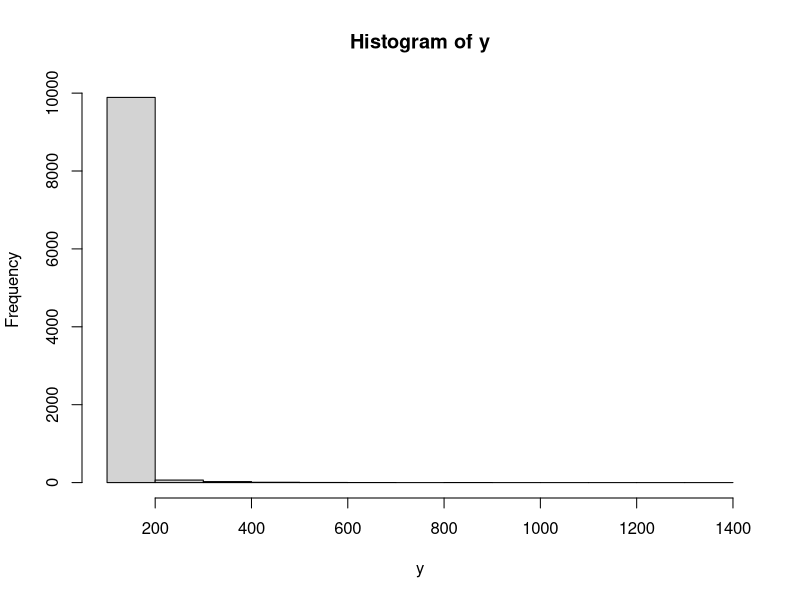
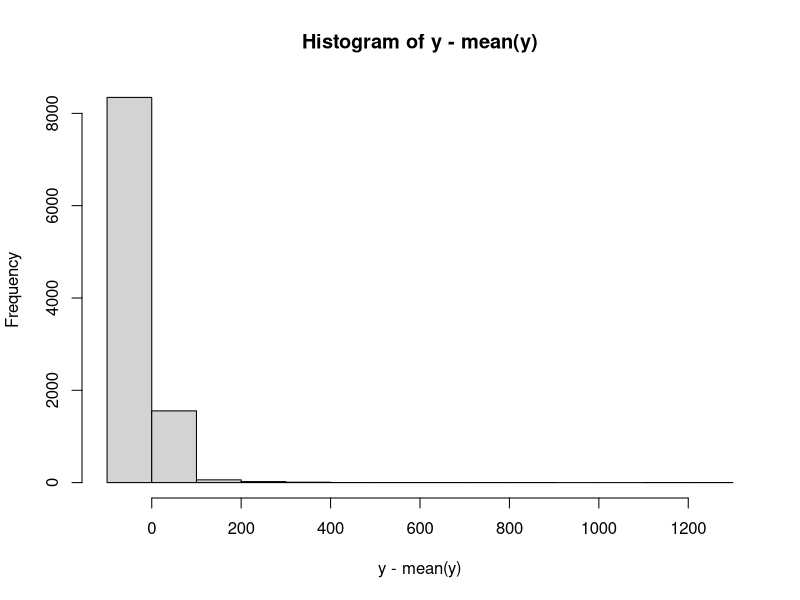
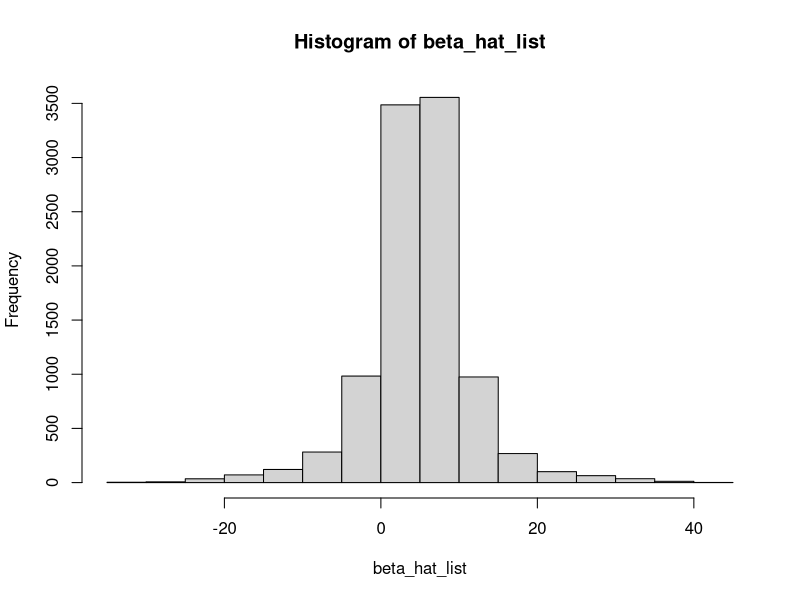
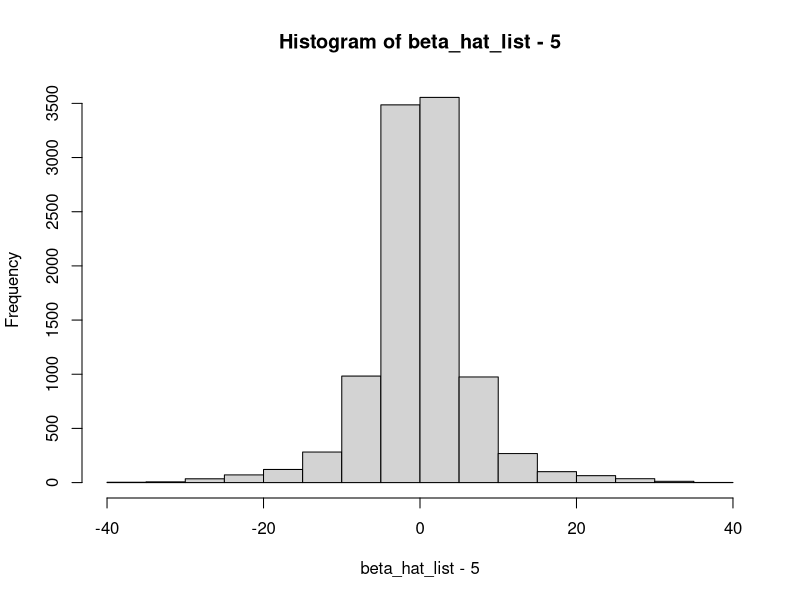
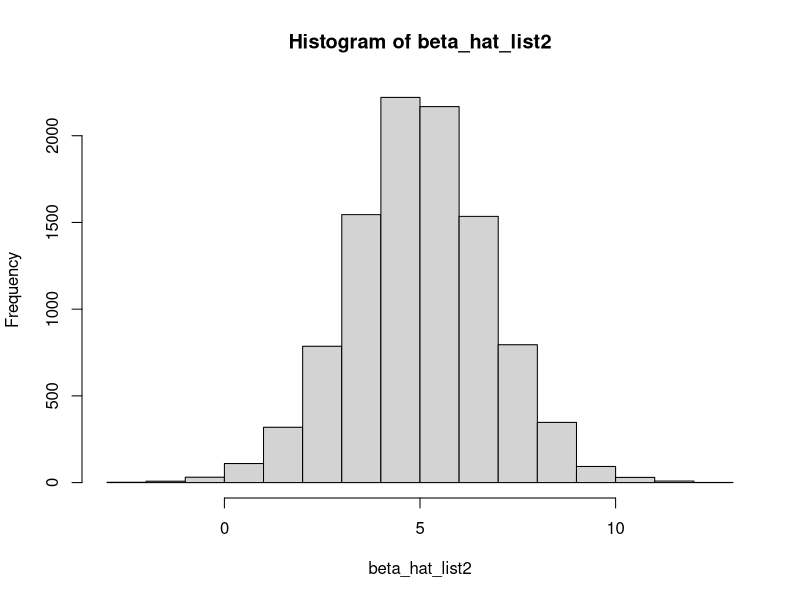
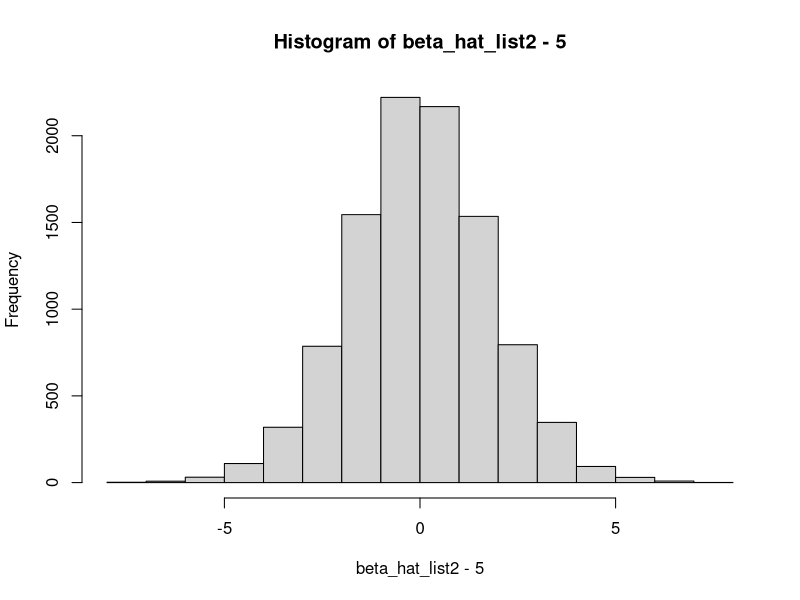

These charts were generated, in order, by the following R code:
## ---- chunk 1
#Q1
set.seed(101)
num = 10000
e <- rnorm(num,mean=0,sd=2)
y <- 100 + exp(e)
#print(y)
print(mean(y))
print(var(y))
temp2 <- var(y)
temp3 <- mean(y)
## ---- chunk 2
#Q2
hist(y)
hist(y-mean(y))
## ---- chunk 3
#Q3

#construct data frame
df_data <- data.frame(y, e)
df_data0 <- data.frame(y, e)

#random 50-50 students
ran_indices <- sample(1:num,100)
print(ran_indices)
treated_indices <- sample(ran_indices, 50)
untreated_indices <- setdiff(ran_indices,treated_indices)
print(treated_indices)
print(untreated_indices)

#add treatment D
df_data$D <- 0
df_data$D[treated_indices] = 1

df_subdata <- df_data[ran_indices,]
df_subdata$new_y <- df_subdata$y + 5*df_subdata$D

#regression
model <- lm(new_y ~ D, data = df_subdata)
summary(model)
print(coef(model)["D"])
## ---- chunk 4
beta_hat_list <- numeric(10000)

for (i in 1:10000){
  temp_df_data <- df_data0
  
  #random 50-50 students
  temp_ran_indices <- sample(1:num,100)
  #print(temp_ran_indices)
  temp_treated_indices <- sample(temp_ran_indices, 50)
  temp_untreated_indices <- setdiff(temp_ran_indices,temp_treated_indices)
  #print(temp_treated_indices)
  #print(temp_untreated_indices)
  
  #add treatment D
  temp_df_data$D <- 0
  temp_df_data$D[temp_treated_indices] = 1
  
  temp_df_subdata <- temp_df_data[temp_ran_indices,]
  temp_df_subdata$new_y <- temp_df_subdata$y + 5*temp_df_subdata$D
  
  #regression
  temp_model <- lm(new_y ~ D, data = temp_df_subdata)
  #print(coef(temp_model)["D"])
  beta_hat_list[i] = coef(temp_model)["D"]
}

#print(beta_hat_list)
summary(beta_hat_list)
print(mean(beta_hat_list))
## ---- chunk 5
hist(beta_hat_list)
hist(beta_hat_list-5)
## ---- chunk 6
negative_num <- sum(beta_hat_list<0)
p_negative <- negative_num/length(beta_hat_list)
print(p_negative)
## ---- chunk 7
# Q7
alpha = 0.05
t_alpha = qnorm(1-alpha/2)
k = 0.8
t_1_minus_k = qnorm(k)
p = 0.5
sigma_square = temp2
MDE = 5

N_star = ( (t_1_minus_k+t_alpha)/MDE )^2 * sigma_square/(p*(1-p))
print(N_star)
## ---- chunk 8
beta_hat_list2 <- numeric(10000)
p_value_list <- numeric(10000)

for (i in 1:10000){
  temp_df_data <- df_data0
  
  #random 50-50 students
  temp_ran_indices <- sample(1:num,N_star)
  #print(temp_ran_indices)
  temp_treated_indices <- sample(temp_ran_indices, N_star/2)
  temp_untreated_indices <- setdiff(temp_ran_indices,temp_treated_indices)
  #print(temp_treated_indices)
  #print(temp_untreated_indices)
  
  #add treatment D
  temp_df_data$D <- 0
  temp_df_data$D[temp_treated_indices] = 1
  
  temp_df_subdata <- temp_df_data[temp_ran_indices,]
  temp_df_subdata$new_y <- temp_df_subdata$y + 5*temp_df_subdata$D
  
  #regression
  temp_model <- lm(new_y ~ D, data = temp_df_subdata)
  #print(coef(temp_model)["D"])
  beta_hat_list2[i] = coef(temp_model)["D"]
  p_value_list[i] <- summary(temp_model)$coefficients["D", "Pr(>|t|)"]
}

#print(beta_hat_list2)
print(mean(beta_hat_list2))

hist(beta_hat_list2)
hist(beta_hat_list2-5)

#print(p_value_list)
# rejects H0: beta=0 when p_value < 0.05
rej <- sum(p_value_list<0.05)
p_rej <- rej/10000
print(p_rej)
